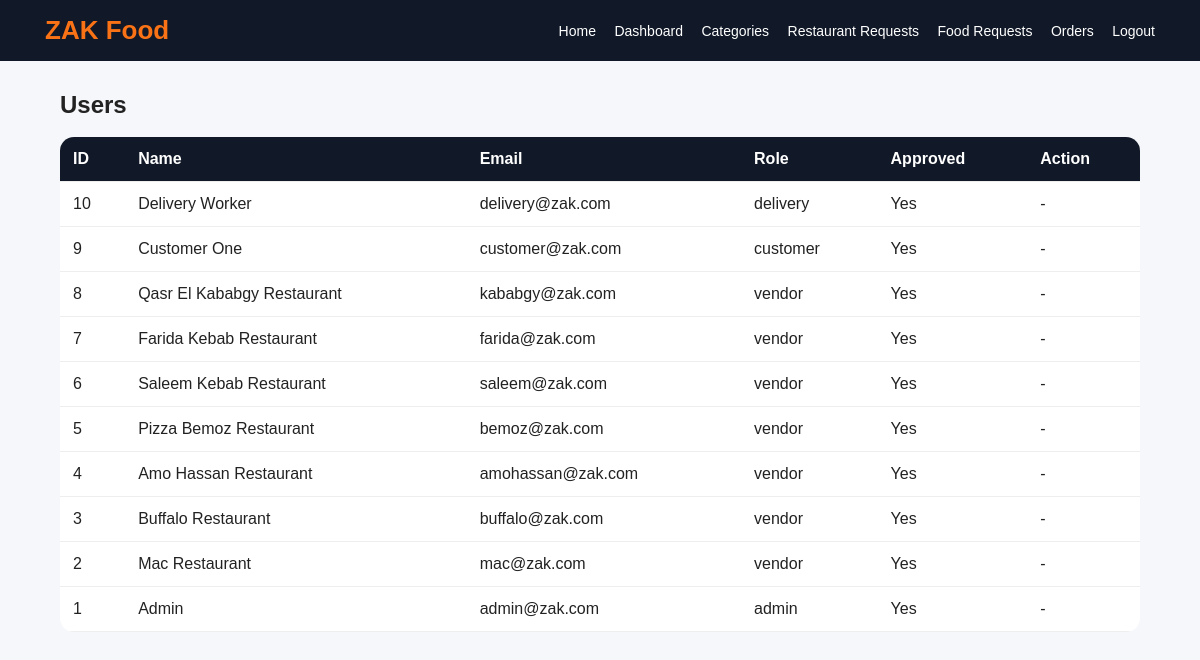
The page /admin/users.php (signed in) on the database its author committed.
### tables this page shows
CREATE TABLE users (
    id INT AUTO_INCREMENT PRIMARY KEY,
    name VARCHAR(100) NOT NULL,
    email VARCHAR(100) UNIQUE NOT NULL,
    password VARCHAR(255) NOT NULL,
    role ENUM('admin', 'vendor', 'customer', 'delivery') NOT NULL,
    phone VARCHAR(30),
    profile_image VARCHAR(255),
    is_approved TINYINT DEFAULT 1,
    created_at TIMESTAMP DEFAULT CURRENT_TIMESTAMP
);

### admin/users.php (the view, shortened to what this page needs)
<?php
require_once '../includes/auth.php';
$users = mysqli_query($conn, "SELECT * FROM users ORDER BY id DESC");
include '../includes/header.php';
?>
<div class="container">
    <h2>Users</h2>
    <br>
    <table>
        <tr>
            <th>ID</th>
            <th>Name</th>
            <th>Email</th>
            <th>Role</th>
            <th>Approved</th>
            <th>Action</th>
        </tr>
        <?php while ($user = mysqli_fetch_assoc($users)): ?>
            <tr>
                <td><?php echo $user['id']; ?></td>
                <td><?php echo htmlspecialchars($user['name']); ?></td>
                <td><?php echo htmlspecialchars($user['email']); ?></td>
                <td><?php echo $user['role']; ?></td>
                <td><?php echo $user['is_approved'] ? 'Yes' : 'No'; ?></td>
                <td>
                    <?php if ($user['role'] === 'vendor' && !$user['is_approved']): ?>
                        <a class="btn btn-green" href="/admin/users.php?approve_vendor=<?php echo $user['id']; ?>">Approve Restaurant Account</a>
                    <?php else: ?>
                        -
                    <?php endif; ?>
                </td>
            </tr>
        <?php endwhile; ?>
    </table>
</div>
<?php include '../includes/footer.php'; ?>

### assets/css/style.css (style rules this page uses)
* { margin: 0; padding: 0; box-sizing: border-box; font-family: Arial, sans-serif; }
body { background: #f6f7fb; color: #222; }
.container { width: 90%; margin: 30px auto; }
table { width: 100%; background: white; border-collapse: collapse; border-radius: 14px; overflow: hidden; }
th, td { padding: 13px; border-bottom: 1px solid #eee; text-align: left; vertical-align: top; }
th { background: #111827; color: white; }

### rows shown on the page
users: id "10", name "Delivery Worker", email "delivery@zak.com", role "delivery", is_approved "Yes"
users: id "9", name "Customer One", email "customer@zak.com", role "customer", is_approved "Yes"
users: id "8", name "Qasr El Kababgy Restaurant", email "kababgy@zak.com", role "vendor", is_approved "Yes"
users: id "7", name "Farida Kebab Restaurant", email "farida@zak.com", role "vendor", is_approved "Yes"
users: id "6", name "Saleem Kebab Restaurant", email "saleem@zak.com", role "vendor", is_approved "Yes"
users: id "5", name "Pizza Bemoz Restaurant", email "bemoz@zak.com", role "vendor", is_approved "Yes"
users: id "4", name "Amo Hassan Restaurant", email "amohassan@zak.com", role "vendor", is_approved "Yes"
users: id "3", name "Buffalo Restaurant", email "buffalo@zak.com", role "vendor", is_approved "Yes"
users: id "2", name "Mac Restaurant", email "mac@zak.com", role "vendor", is_approved "Yes"
users: id "1", name "Admin", email "admin@zak.com", role "admin", is_approved "Yes"
